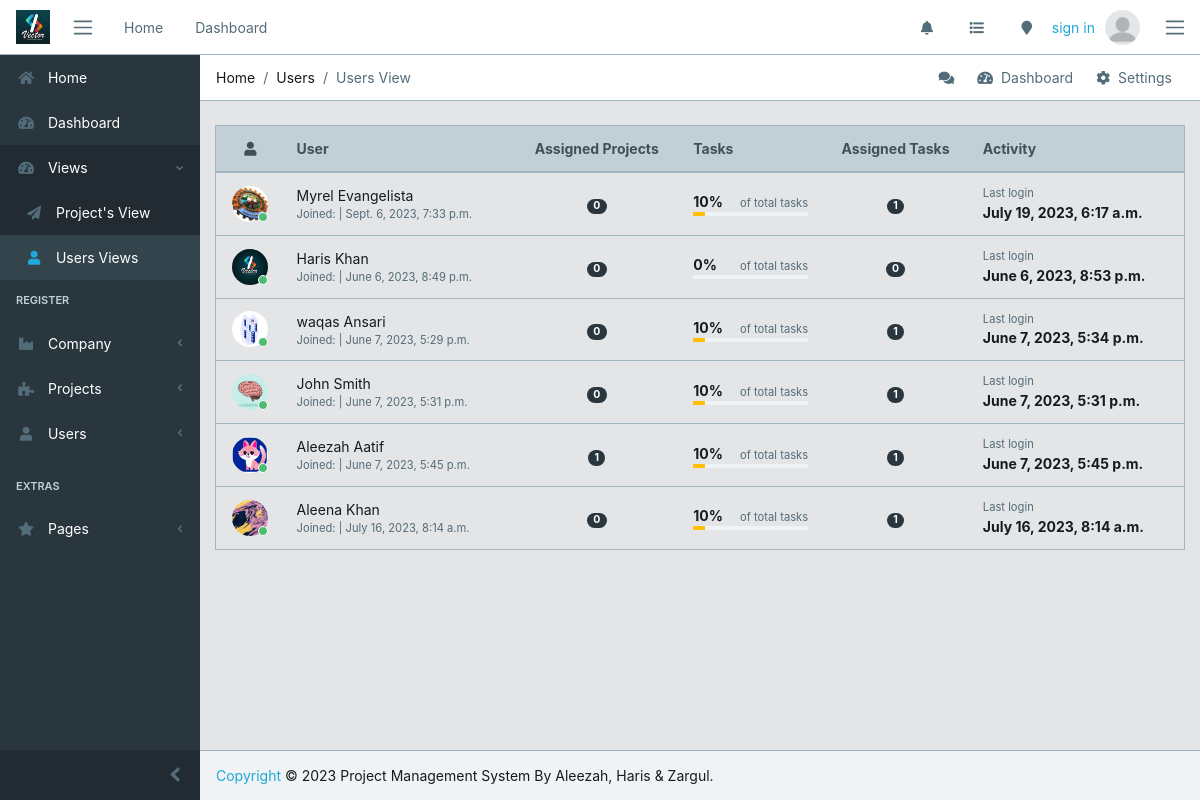
The app's page /register/users/ with its own data.
### register/models.py (models this page shows, shortened)
class UserProfile(models.Model):
    user    = models.ForeignKey(User, on_delete=models.CASCADE)
    company = models.ForeignKey(Company, on_delete=models.CASCADE)
    project = models.ManyToManyField(Project, blank=True)
    friends = models.ManyToManyField('self', blank=True)
    img    = models.ImageField(upload_to='core/avatar', blank=True, default='core/avatar/blank_profile.png')

### register/views.py (the view)
# urls.py: path('users/', views.usersView, name='users'),
def usersView(request):
    users = UserProfile.objects.all()
    tasks = Task.objects.all()
    context = {
        'users': users,
        'tasks': tasks,
    }
    return render(request, 'register/users.html', context)

### register/templates/register/users.html (shortened to what this page needs)
{% extends 'core/base.html' %}
{% load staticfiles %}
{% block breadcrumb %}
        <li class="breadcrumb-item">Home</li>
        <li class="breadcrumb-item">Users</li>
        <li class="breadcrumb-item active">Users View</li>
{% endblock breadcrumb%}
{% block content %}
<div class="container-fluid">
    <div class="animated fade-in">
        <div class="row">
            <table class="table table-responsive-sm table-hover table-outline mb-5 ">
                <thead class="thead-light">
                <tr>
                    <th class="text-center"><i class="fa fa-user"></i></th>
                    <th>User</th>
                    <th class="text-center">Assigned Projects</th>
                    <th>Tasks</th>
                    <th class="text-center">Assigned Tasks</th>
                    <th>Activity</th>
                </tr>
            </thead>
                    <tbody>
                        {% for user1 in users %}
                        <tr>
                            <td class="text-center">
                                <div class="avatar">
                                <img src="{{ user1.img.url }}" class="img-avatar" alt="{{ user1.email }}">
                                <span class="avatar-status badge-success"></span>
                                </div>
                            </td>
                            <td>
                                {% if user1.user.get_full_name %}
                                <div>{{ user1.user.get_full_name }}{% if user1.user.is_staff %} <span class="badge badge-pill badge-dark"> staff</span> {% endif %}</div>
                                {% else %}
                                <div>{{ user1.user.username }}{% if user1.user.is_staff %} <span class="badge badge-pill badge-dark"> staff</span> {% endif %}</div>
                                {% endif %}
                                <div class="small text-muted">
                                <span>Joined:</span> | {{ user1.user.date_joined }}
                                </div>
                            </td>
                            <td class="text-center">
                                <span class="badge badge-pill badge-dark">{{ user1.user.project_set.all.count }}</span>
                            </td>
                            <td>
                                <div class="clearfix">
                                <div class="float-left">
                                <strong>{% widthratio user1.user.task_set.values.count  tasks.count 100 %}%</strong>
                                </div>
                                <div class="float-right">
                                <small class="text-muted">of total tasks</small>
                                </div>
                                </div>
                                <div class="progress progress-xs">
                                <div class="progress-bar bg-warning" role="progressbar" style="width: {% widthratio user1.user.task_set.values.count tasks.count 100 %}%" aria-valuenow="74" aria-valuemin="0" aria-valuemax="100"></div>
                                </div>
                            </td>
                            <td class="text-center">
                                <span class="badge badge-pill badge-dark">{{ user1.user.task_set.values.count }}</span>
                            </td>
                            <td>
                                <div class="small text-muted">Last login</div>
                                <strong>{{ user1.user.last_login }}</strong>
                            </td>
                        </tr>
                        {% endfor %}
                    </tbody>
                </table>
            </div>
        </div>
    </div>
</div>
{% endblock %}

### core/templates/core/base.html (shortened to what this page needs)
{% load static %}
<!DOCTYPE html>
<html lang="en">
<head>
  <link rel="stylesheet" href="https://use.fontawesome.com/releases/v5.0.9/css/all.css">
  <link href="{% static 'core/css/simple-line-icons.min.css' %}" rel="stylesheet">
  <link href="{% static 'core/css/estilo.css' %}" rel="stylesheet">
  <link href="{% static 'core/css/style.css' %}" rel="stylesheet">
</head>
{% block body %}
<body class="app header-fixed sidebar-fixed aside-menu-fixed aside-menu-hidden">
  <header class="app-header navbar">
    <img src="{% static 'core/img/logos/logo.jpg' %}" alt="" class="brand-gui ml-2 d-none d-sm-block p-2">
    <button class="navbar-toggler sidebar-toggler d-md-down-none" type="button">
      <span class="navbar-toggler-icon"></span>
    </button>
    <ul class="nav navbar-nav d-md-down-none">
      <li class="nav-item px-3">
        <a class="nav-link" href="{% url 'core:index' %}">Home</a>
      </li>
      <li class="nav-item px-3">
        <a class="nav-link" href="{% url 'core:dashboard' %}">Dashboard</a>
      </li>
    </ul>
    <ul class="nav navbar-nav ml-auto">
      <li class="nav-item d-md-down-none">
        <a class="nav-link" href="#"><i class="fa fa-bell"></i></a>
      </li>
      <li class="nav-item d-md-down-none">
        <a class="nav-link" href="#"><i class="fa fa-list"></i></a>
      </li>
      <li class="nav-item d-md-down-none">
        <a class="nav-link" href="#"><i class="fa fa-map-marker"></i></a>
      </li>
      {% if user.is_authenticated %}
      <li class="text-muted">Hello, {{ user.first_name }}</li>
      {% else %}
      <li class="text-muted">
        <a href="{% url 'core:login' %}">sign in</a>
      </li>
      {% endif %}
      <li class="nav-item dropdown">
        <a class="nav-link" data-toggle="dropdown" href="#" role="button" aria-haspopup="true" aria-expanded="false">
          {% if user.is_authenticated %}
          <img src="{{ logged_user.img.url }}" class="img-avatar" alt="{{ user }}">
          {% else %}
          <img src="{% static 'core/img/avatar/blank_profile.png' %}" class="img-avatar" alt="{{ user }}">
          {% endif %}
        </a>
      </li>
    </ul>
    <button class="navbar-toggler aside-menu-toggler" type="button">
      <span class="navbar-toggler-icon"></span>
    </button>
  </header>
  <div class="app-body">
    <div class="sidebar">
      <nav class="sidebar-nav">
        <ul class="nav">
          <li class="nav-item">
            <a class="nav-link" href="{% url 'core:index' %}"><i class="fa fa-home"></i> Home</a>
          </li>
          <li class="nav-item">
            <a class="nav-link" href="{% url 'core:dashboard' %}"><i class="fa fa-tachometer-alt"></i> Dashboard</a>
          </li>
          <li class="nav-item nav-dropdown">
            <a class="nav-link nav-dropdown-toggle" href="#"><i class="fa fa-tachometer-alt"></i> Views</a>
            <ul class="nav-dropdown-items">
              <li class="nav-item">
                <a class="nav-link" href="{% url 'projects:projects'%}"><i class="fa fa-paper-plane ml-2"></i> Project's View</a>
              </li>
              <li class="nav-item">
                <a class="nav-link" href="{% url 'register:users'%}"><i class="fa fa-user ml-2"></i> Users Views</a>
              </li>
            </ul>
          </li>
          <li class="nav-title">
            Register
          </li>
          <li class="nav-item nav-dropdown">
            <a class="nav-link nav-dropdown-toggle" href="#"><i class="fa fa-industry"></i> Company</a>
          </li>
          <li class="nav-item nav-dropdown">
            <a class="nav-link nav-dropdown-toggle" href="#"><i class="fa fa-puzzle-piece"></i> Projects</a>
          </li>
          <li class="nav-item nav-dropdown">
            <a class="nav-link nav-dropdown-toggle" href="#"><i class="fa fa-user"></i> Users</a>
          </li>
          <li class="divider"></li>
          <li class="nav-title">
            Extras
          </li>
          <li class="nav-item nav-dropdown">
            <a class="nav-link nav-dropdown-toggle" href="#"><i class="fa fa-star"></i> Pages</a>
          </li>
        </ul>
      </nav>
      <button class="sidebar-minimizer brand-minimizer" type="button"></button>
    </div>
    <main class="main">
      <ol class="breadcrumb">
        {% block breadcrumb %}{% endblock breadcrumb%}
        <li class="breadcrumb-menu d-md-down-none">
          <div class="btn-group" role="group" aria-label="Button group">
            <a class="btn" href="#"><i class="fa fa-comments"></i></a>
            <a class="btn" href="./"><i class="fa fa-tachometer-alt"></i> &nbsp;Dashboard</a>
            <a class="btn" href="#"><i class="fa fa-cog"></i> &nbsp;Settings</a>
          </div>
        </li>
      </ol>
{% block content %}
{% endblock %}
  <footer class="app-footer">
    <span><a href="https://copyright.gov/what-is-copyright/">Copyright</a> © 2023 Project Management System By Aleezah, Haris & Zargul.</span>
  </footer>
</body>
{% endblock body %}
</html>

### core/static/core/css/estilo.css (style rules this page uses)
.brand-gui { width: 50px; position: relative; }

### records on screen
UserProfile: img (picture), user.get_full_name "Myrel Evangelista", user.date_joined "Sept. 6, 2023, 7:33 p.m.", user.project_set.all.count "0", user "10", user.task_set.values.count "1", user.last_login "July 19, 2023, 6:17 a.m."
UserProfile: img (picture), user.get_full_name "Haris Khan", user.date_joined "June 6, 2023, 8:49 p.m.", user.project_set.all.count "0", user "0", user.task_set.values.count "0", user.last_login "June 6, 2023, 8:53 p.m."
UserProfile: img (picture), user.get_full_name "waqas Ansari", user.date_joined "June 7, 2023, 5:29 p.m.", user.project_set.all.count "0", user "10", user.task_set.values.count "1", user.last_login "June 7, 2023, 5:34 p.m."
UserProfile: img (picture), user.get_full_name "John Smith", user.date_joined "June 7, 2023, 5:31 p.m.", user.project_set.all.count "0", user "10", user.task_set.values.count "1", user.last_login "June 7, 2023, 5:31 p.m."
UserProfile: img (picture), user.get_full_name "Aleezah Aatif", user.date_joined "June 7, 2023, 5:45 p.m.", user.project_set.all.count "1", user "10", user.task_set.values.count "1", user.last_login "June 7, 2023, 5:45 p.m."
UserProfile: img (picture), user.get_full_name "Aleena Khan", user.date_joined "July 16, 2023, 8:14 a.m.", user.project_set.all.count "0", user "10", user.task_set.values.count "1", user.last_login "July 16, 2023, 8:14 a.m."
